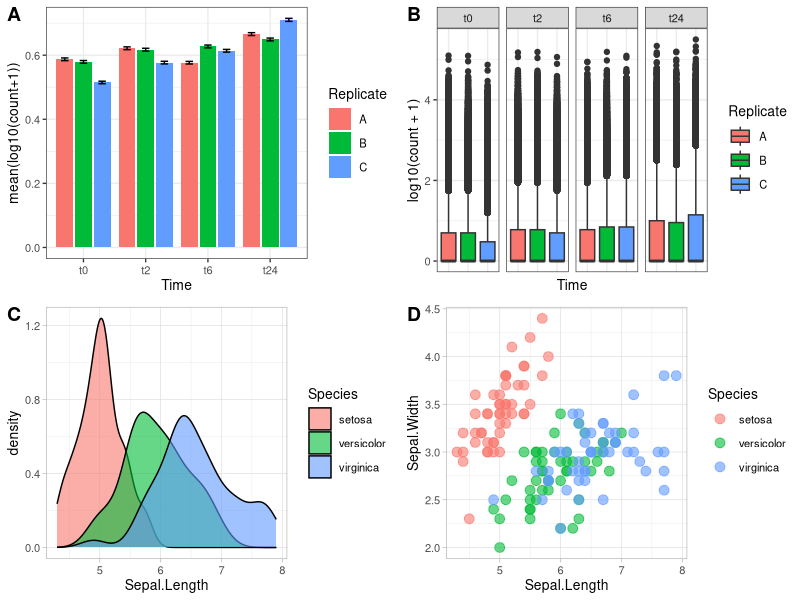
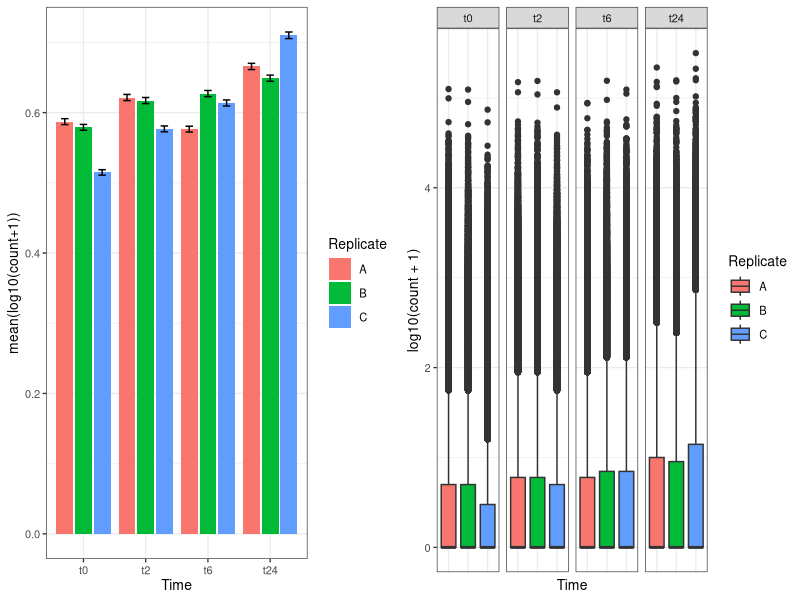
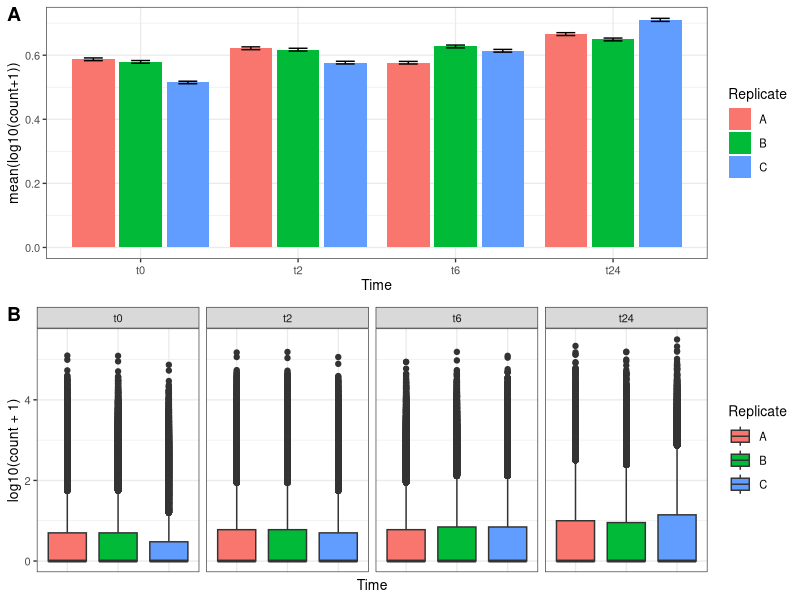
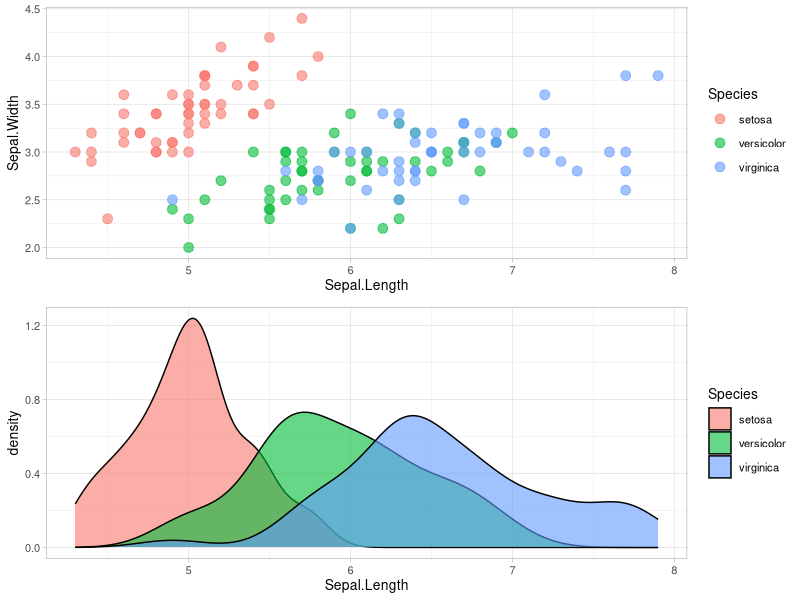
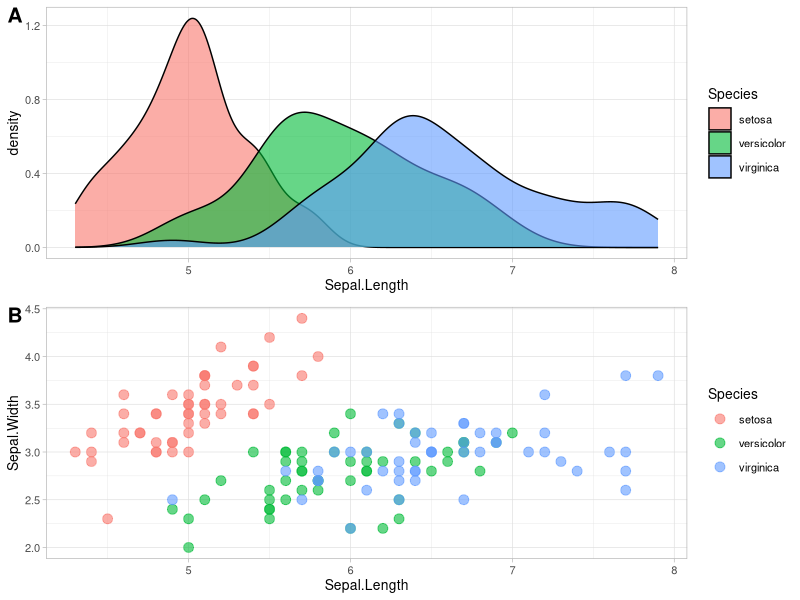
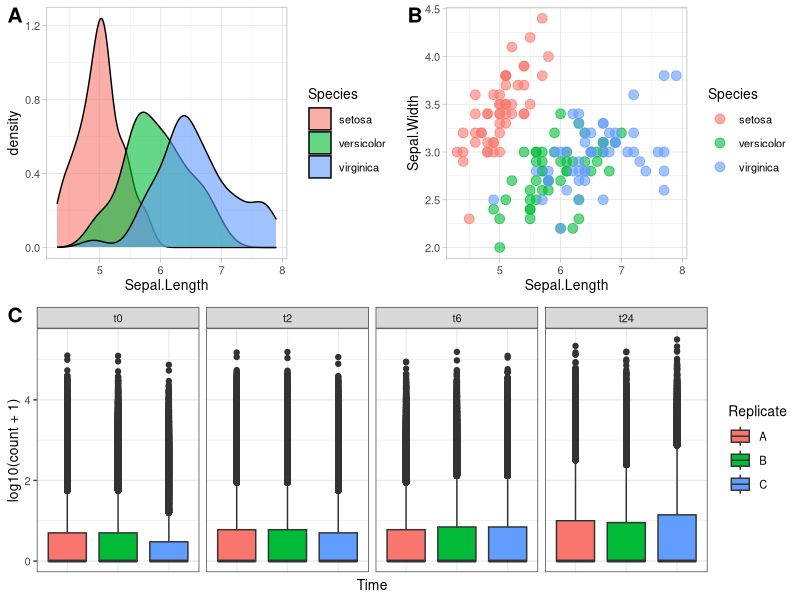
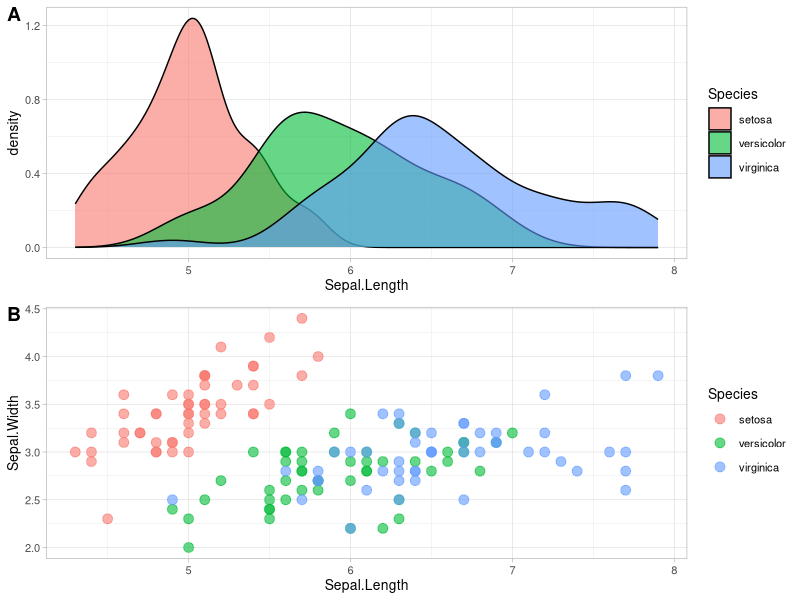
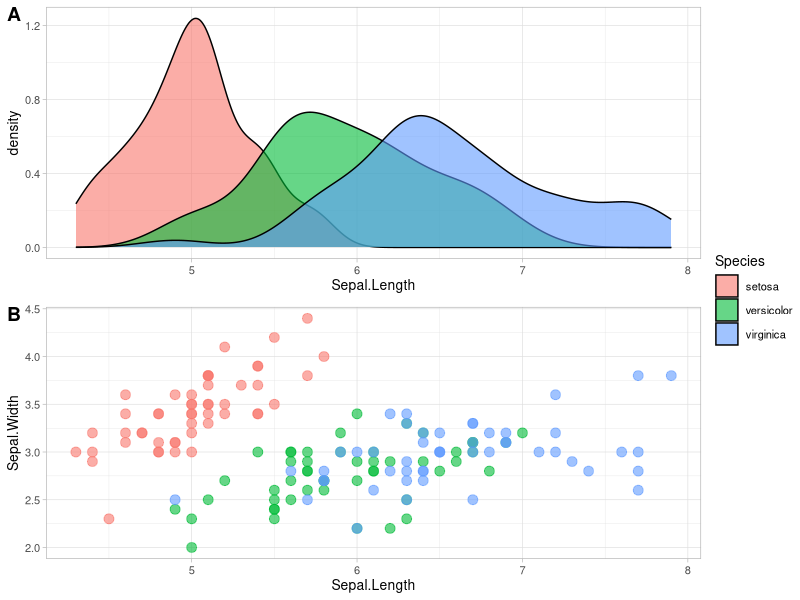

The R source for these figures, in order:
## ---- chunk 1
hooks = knitr::knit_hooks$get()
hook_foldable = function(type) {
  force(type)
  function(x, options) {
    res = hooks[[type]](x, options)
    
    if (isFALSE(options[[paste0("fold.", type)]])) return(res)
    
    paste0(
      "<details><summary>", type, "</summary>\n\n",
      res,
      "\n\n</details>"
    )
  }
}
knitr::knit_hooks$set(
  output = hook_foldable("output"),
  plot = hook_foldable("plot")
)
## ---- chunk 2

## ---- chunk 3
library(dplyr)
library(ggplot2)
library(reshape2)
data("iris")
gc <- read.table("data/counts_raw.txt", header = T, row.names = 1, sep = "\t")
md <- read.table("data/metadata.csv", header = T, sep = ";")
rownames(md) <- md$Sample_ID

library(tidyverse)
gc_long <- gc %>%
  rownames_to_column(var = "Gene") %>%
  gather(Sample_ID, count, -Gene) %>% 
  full_join(md, by = "Sample_ID") %>% 
  select(Sample_ID, everything()) %>% 
  select(-c(Gene,count), c(Gene,count)) 
gc_long$Sample_Name <- factor(gc_long$Sample_Name, levels = c("t0_A","t0_B","t0_C","t2_A","t2_B","t2_C","t6_A","t6_B","t6_C","t24_A","t24_B","t24_C"))
gc_long$Time <- factor(gc_long$Time, levels = c("t0","t2","t6","t24"))
gc_long$Replicate <- factor(gc_long$Replicate, levels = c("A","B","C"))

se <- function(x) sqrt(var(x)/length(x))

p1 <- gc_long %>% 
  group_by(Time, Replicate) %>% 
  summarise(mean=mean(log10(count +1)),se=se(log10(count +1))) %>%
  ggplot(aes(x= Time, y= mean, fill = Replicate)) + 
  geom_col(position = position_dodge2()) +
  geom_errorbar(aes(ymin=mean-se, ymax=mean+se), position = position_dodge2(.9, padding = .6)) +
  ylab("mean(log10(count+1))") +
  theme(axis.ticks = element_blank()) +
  theme_bw(base_size = 10)

p2 <- ggplot(data = gc_long) +
  geom_boxplot(mapping = aes(x = Sample_Name, y = log10(count + 1), fill = Replicate)) +
  facet_grid(~Time , scales = "free", space = "free") +
  xlab("Time") +
  theme_bw(base_size = 10) +
  theme(axis.ticks.x = element_blank(), axis.text.x = element_blank())

p3 <- ggplot(data=iris,mapping=aes(x=Sepal.Length))+
  geom_density(aes(fill = Species), alpha = 0.6) +
  theme_light(base_size = 10)

p4 <- ggplot(data=iris,mapping=aes(x=Sepal.Length, y = Sepal.Width, color = Species)) +
  geom_point(size = 3, alpha = 0.6) +
  theme_light(base_size = 10)

library(cowplot)
plot_grid(p1, p2, p3, p4, nrow = 2, labels = c("A", "B", "C", "D"))
## ---- chunk 4
library(cowplot)
plot_grid(p1, p2)
## ---- chunk 5
plot_grid(p1, p2, nrow = 2, labels = c("A", "B"))
## ---- chunk 6
ggdraw() +
  draw_plot(p3, x = 0, y = 0, width = 1, height = .5) +
  draw_plot(p4, x = 0, y = .5, width = 1, height = .5) 
## ---- chunk 7
ggdraw() +
  draw_plot(p3, x = 0, y = 0.5, width = 1, height = .5) +
  draw_plot(p4, x = 0, y = 0, width = 1, height = .5) +
  draw_plot_label(label = c("A", "B"), size = 15, x = c(0,0), y = c(1, 0.5))
## ---- chunk 8
ggdraw() +
  draw_plot(p3, x = 0, y = 0.5, width = 0.5, height = 0.5) +
  draw_plot(p4, x = 0.5, y = 0.5, width = 0.5, height = 0.5) +
  draw_plot(p2, x = 0, y = 0, width = 1, height = 0.5) +
  draw_plot_label(label = c("A", "B", "C"), size = 15, x = c(0,0.5,0), y = c(1, 1,0.5))
## ---- chunk 9
library(ggpubr)
ggarrange(p3, p4, labels = c("A", "B"), nrow = 2)
## ---- chunk 10
ggarrange(p3, p4, labels = c("A", "B"), nrow = 2, common.legend = TRUE, legend = "right")
## ---- chunk 11
gc_table <- gc_long %>% 
  group_by(Time) %>% 
  summarise(mean=mean(log10(count +1)),se=se(log10(count +1)))

tab1 <- ggtexttable(gc_table, rows = NULL, 
                        theme = ttheme("mOrange"))
gc_text <- paste("In the experiment, RNA was extracted at four time points:", 
                 "before the gefinitib treatment (t=0), and two, six and twenty-four hours",
                 "after treatment (t=2, t=6, t=24, respectively).", sep = " ")

tex1 <- ggparagraph(text = gc_text, face = "italic", size = 11, color = "black")

## ---- chunk 12
ggarrange(ggarrange(p1, p2, nrow = 2, labels = c("A", "B"), common.legend = TRUE, legend = "top"),
          ggarrange(tab1, tex1, nrow = 2),
          ncol = 2,
          widths = c(2, 1))
## ---- chunk 13
p4 <- ggplot(data=iris,mapping=aes(x=Sepal.Length, y = Sepal.Width, color = Species)) +
  geom_point(size = 3, alpha = 0.6) +
  theme_classic(base_size = 12) +
  border() 

d1 <- ggplot(data=iris,mapping=aes(Sepal.Length, fill = Species)) +
  geom_density(alpha = 0.6) +
  theme_classic() +
  clean_theme() +
  theme(legend.position = "none")

d2 <- ggplot(data=iris,mapping=aes(Sepal.Width, fill = Species)) +
  geom_density(alpha = 0.6) +
  theme_classic() +
  clean_theme() +
  theme(legend.position = "none") +
  rotate()

ggarrange(d1, NULL, p4, d2, 
          ncol = 2, nrow = 2,  align = "hv", 
          widths = c(3, 1), heights = c(1, 3),
          common.legend = TRUE)
## ---- chunk 14
sessionInfo()
